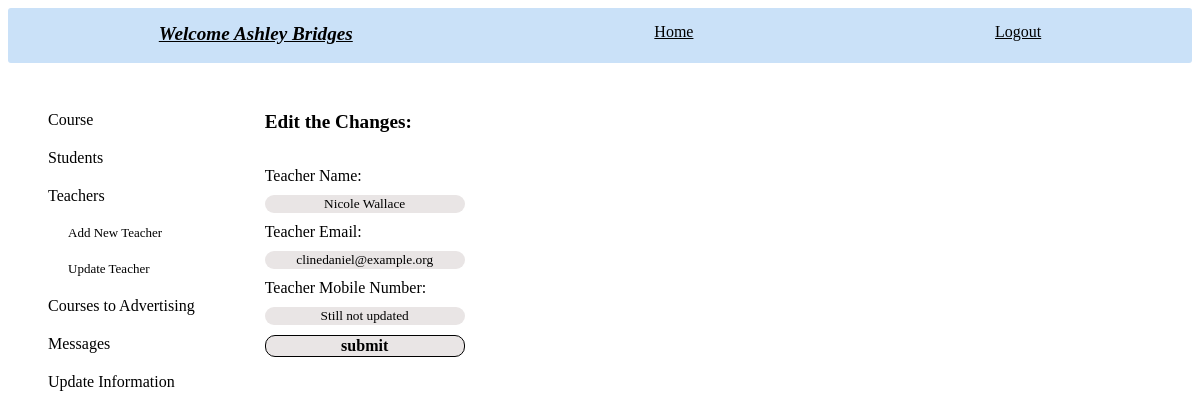
Screenshot of /chosen_teacher/2 (signed in) with the database file from the repository.
### tables this page shows
CREATE TABLE teachers (
        id INTEGER PRIMARY KEY,
        name TEXT NOT NULL,
        email TEXT UNIQUE ,
        phone TEXT UNIQUE ,
        user_id INTEGER,
        FOREIGN KEY(user_id) REFERENCES new_users (id)
        );

### app.py (the view)
@app.route('/chosen_teacher/<teacher_id>', methods=['GET', 'POST'])
def chosen_teacher_update(teacher_id):
    log=check_log()
    info=info_user()
    teacher_info=crud.read_if('*',"teachers","id", teacher_id)
    teacher_object=create_teachers_objects(teacher_info)
    if request.method=='POST':
        name=request.form['name'].title()
        email=request.form['email']
        phone=request.form['phone']
        if name=='' or email=='' or phone=='' :
            return render_template('update_teachers.html', log=log, info=info, admin_id=session['id'], teacher_dict='', title='Edit the Changes:', teacher_object=teacher_object, note="Name, Email and Mobile number are required fields")
        else:
            if teacher_object[0].name!=name:
                    crud.update_if('teachers', 'name', f"'{name}'", 'id', teacher_id)
            if teacher_object[0].email!=email:
                check_teachers=crud.read_if('id', 'teachers', 'email', email)
                check_users=crud.read_if('id', 'new_users', 'username', email)
                if len(check_teachers)==0 and len(check_users)==0:
                    crud.update_if('new_users', 'username', f"'{email}'", 'id', teacher_object[0].user_id)
                    crud.update_if('teachers', 'email', f"'{email}'",'id', teacher_id)
                else:
                    return render_template('update_teachers.html', log=log, info=info, admin_id=session['id'], teacher_dict='', title='Edit the Changes:', teacher_object=teacher_object, note="Email already exists")
            if teacher_object[0].phone!=phone:
                try:
                    crud.update_if('teachers', 'phone', f"'{phone}'",'id', teacher_id)
                except:
                    return render_template('update_teachers.html', log=log, info=info, admin_id=session['id'], teacher_dict='', title='Edit the Changes:', teacher_object=teacher_object, note="Mobile number already exists")
            return redirect(url_for('teacher_info', teacher_id=teacher_id))
    else:
        return render_template('update_teachers.html', log=log, info=info, admin_id=session['id'], teacher_dict='', title='Edit the Changes:' ,teacher_object=teacher_object)

### app.py (called while the page is built)
def check_log(): #check if user is loged in or not
    log_result={}
    if "name" in session:
        link='/logout'
        log='Logout'
        log_result['link']=link
        log_result['log']=log
        return log_result
    else:
        link='/login'
        log='Login'
        log_result['link']=link
        log_result['log']=log
        return log_result

def info_user(): # get user info
    if "role" in session:
        info={}
        if session['role']=='admin':
            info['id']=session['id']
            info['link']=f"/administrator/{session['id']}"
            info['word']='Administrator'
            info['hello']=f"Hello {crud.admin_name(session['id'])}- what do you want to do?"
            info['class']='user_hello'
        if session['role']=='teacher':
            info['id']=session['id']
            info['link']=f"/teacher_profile/{session['id']}"
            info['word']=f"Welcome {crud.teacher_name(session['id'])}"
            info['class']='user_hello'
        if session['role']=='student':
            info['id']=session['id']
            info['link']=f"/student_profile/{session['id']}"
            info['word']=f"Welcome {crud.student_name(session['id'])}"
            info['class']='user_hello'
        return info

### crud.py (called while the page is built)
def read_if(column, table, value, condition):
    return query(f"SELECT {column} FROM {table} WHERE {value}='{condition}'")

def teacher_name(teacher_id):
    name=read_if('name', 'teachers', 'id', teacher_id)
    name=name[0][0]
    return name

### functions.py (called while the page is built)
def create_teachers_objects(teachers: list):
    teachers_objects=[classes.Teacher(teacher[0], teacher[1], teacher[2], teacher[3], teacher[4]) for teacher in teachers]
    for t in teachers_objects:
        if type(t.phone)!=str or t.phone=='':
            t.phone='Still not updated'
    return teachers_objects

### setup_db.py (called while the page is built)
def query(sql):
    with sqlite3.connect('students.db') as conn:
        cur=conn.cursor()
        cur.execute(sql)
        return cur.fetchall()

### templates/update_teachers.html (shortened to what this page needs)
{% include "admin_nav_teachers.html" %}
    <div class="main_update_teacher" >
        <div class="main_chosen_teacher">
            <div class="title_chosen_teacher">{{title}}</div>
            <form class="info_chosen_teacher" action="" method="POST">
                {% for teacher in teacher_object %}
                Teacher Name: <input type="text" name="name" value="{{teacher.name}}" required autofocus >
                Teacher Email: <input type="email" name="email" value="{{teacher.email}}"  title="example@example.com" required >
                Teacher Mobile Number: <input type="tel" name="phone" value="{{teacher.phone}}" title="example: 050-1234567"  pattern="[0-9]{3}-[0-9]{7}" required >
                <input id="submit" type="submit" value="submit">
                {% endfor %}
            </form>
        </div>
    </div>
</div>

### static/style.css (style rules this page uses)
input { font-family: 'Times New Roman', Times, serif; text-align: center; }
#submit { border-style: solid; border-width: 1px; font-size: medium; font-weight: bolder; }
.main_update_teacher { grid-column: 2; grid-row: 2; display: flex; }
.main_chosen_teacher { display: flex; justify-content: space-between; flex-direction: column; gap: 20px; }
.title_chosen_teacher { font-weight: bold; font-size: larger; }
.info_chosen_teacher { display: flex; flex-direction: column; gap: 10px; width: 200px; }
.info_chosen_teacher>input { border-style: none; background-color: rgb(233, 229, 229); border-radius: 10px; }

### rows the page displays
teachers: name "Nicole Wallace", email "clinedaniel@example.org", phone "Still not updated"

### other values shown
{{ info.word }} "Welcome Ashley Bridges"
{{ log.log }} "Logout"
{{ title }} "Edit the Changes:"
